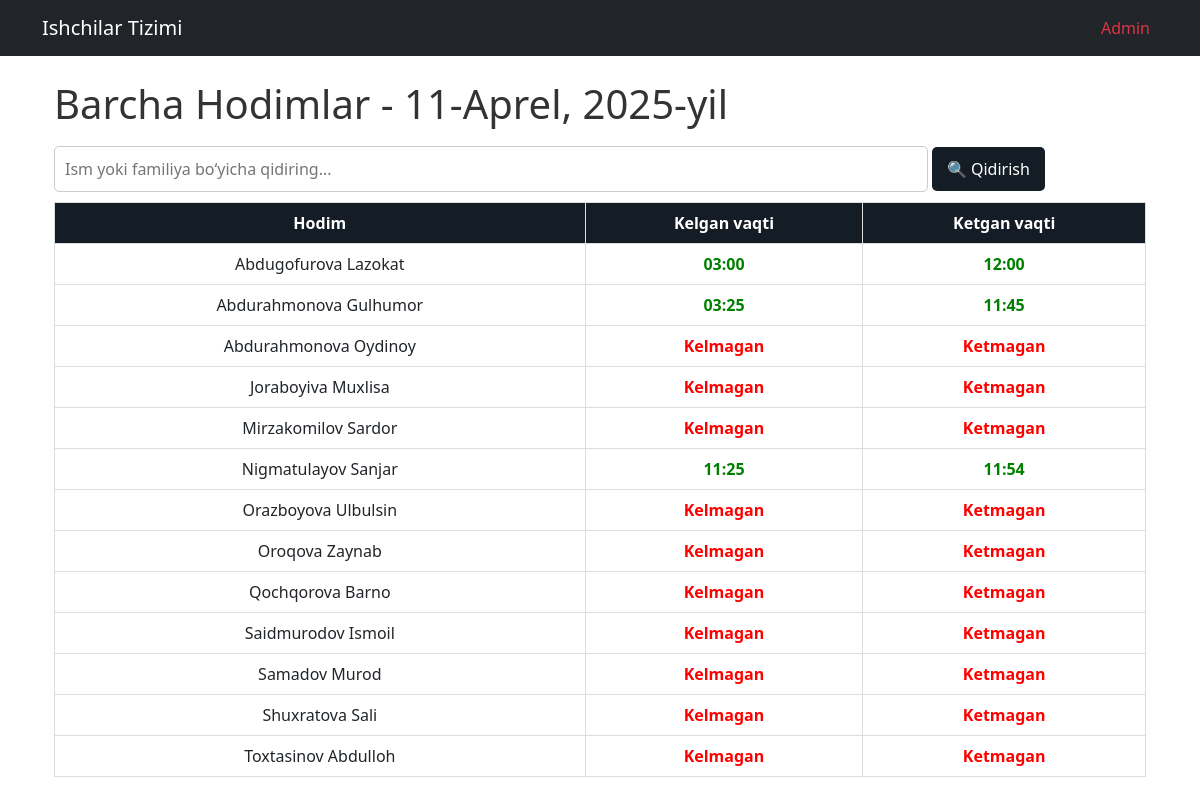
The page / on the database its author committed.
### hodimlar/models.py (models this page shows, shortened)
class Hodim(models.Model):
    first_name = models.CharField(
        max_length=50,
        validators=[RegexValidator(r'^[a-zA-Z\s]+$', "Ism faqat harflardan iborat bo'lishi kerak")]
    )
    last_name = models.CharField(
        max_length=50,
        validators=[RegexValidator(r'^[a-zA-Z\s]+$', "Familiya faqat harflardan iborat bo'lishi kerak")]
    )
    phone_number = models.CharField(
        max_length=13,
        unique=True,
        validators=[RegexValidator(r'^\+998\d{9}$', "Telefon raqami +998 formatida va 9 ta raqamdan iborat bo'lishi kerak")]
    )
    lavozim = models.CharField(
        max_length=50,
        choices=LAVOZIMLAR,
        default='Tikuvchi'  # Agar lavozim tanlanmasa, "Tikuvchi" deb belgilaydi
    )
    birth_date = models.DateField(null=True, blank=True)
    is_active = models.BooleanField(default=True)
    joined_at = models.DateTimeField(auto_now_add=True)
    class Meta:
        constraints = [
            models.UniqueConstraint(
                fields=['first_name', 'last_name', 'phone_number'],
                name='unique_hodim'
            )
        ]
        ordering = ['first_name', 'last_name']
        verbose_name = "Hodim"
        verbose_name_plural = "Hodimlar"

### hodimlar/views.py (the view)
# urls.py: path('', views.barcha_hodimlar, name='barcha_hodimlar'),
def barcha_hodimlar(request):
    query = request.GET.get('q', '')  # Qidiruv so‘rovi
    today = date.today()  # Bugungi sana
    if query:
        hodimlar = Hodim.objects.filter(first_name__icontains=query) | Hodim.objects.filter(last_name__icontains=query)
    else:
        hodimlar = Hodim.objects.all()
    hodimlar_data = []
    for hodim in hodimlar:
        worklog = WorkLog.objects.filter(hodim=hodim, check_in__date=today).first()
        hodimlar_data.append({
            'first_name': hodim.first_name,
            'last_name': hodim.last_name,
            'check_in': worklog.check_in.strftime('%H:%M') if worklog and worklog.check_in else None,
            'check_out': worklog.check_out.strftime('%H:%M') if worklog and worklog.check_out else None,
        })
    return render(request, 'hodimlar/barcha_hodimlar.html', {
        'today': today,
        'query': query,
        'hodimlar_data': hodimlar_data
    })

### hodimlar/templates/hodimlar/barcha_hodimlar.html (shortened to what this page needs)
{% extends 'base.html' %}
{% block content %}
<div class="container">
    <h1> Barcha Hodimlar - {{ today }}</h1>
    <form method="GET">
        <input type="text" name="q" placeholder="Ism yoki familiya bo‘yicha qidiring..." value="{{ query }}">
        <button type="submit">🔍 Qidirish</button>
    </form>
    {% if hodimlar_data %}
    <table>
        <tr>
            <th>Hodim</th>
            <th>Kelgan vaqti</th>
            <th>Ketgan vaqti</th>
        </tr>
        {% for hodim in hodimlar_data %}
        <tr>
            <td>{{ hodim.first_name }} {{ hodim.last_name }}</td>
            <td class="{% if hodim.check_in and hodim.check_out %}green-text{% elif hodim.check_in and not hodim.check_out %}yellow-text{% else %}red-text{% endif %}">
                {% if hodim.check_in %}{{ hodim.check_in }}{% else %}Kelmagan{% endif %}
            </td>
            <td class="{% if hodim.check_out %}green-text{% elif hodim.check_in and not hodim.check_out %}yellow-text{% else %}red-text{% endif %}">
                {% if hodim.check_out %}{{ hodim.check_out }}{% else %}Ketmagan{% endif %}
            </td>
        </tr>
        {% endfor %}
    </table>
    {% else %}
    <p class="no-data">🚫 Hodim topilmadi.</p>
    {% endif %}
</div>
{% endblock %}

### hodimlar/templates/hodimlar/barcha_hodimlar.html (style rules this page uses)
h1 { color: #333; }
input[type="text"] { width: 80%; padding: 10px; margin: 10px 0; border: 1px solid #ccc; border-radius: 5px; }
button { padding: 10px 15px; background: #141c26; color: white; border: none; cursor: pointer; border-radius: 5px; }
table { width: 100%; border-collapse: collapse; margin-top: 20px; margin: auto; }
th, td { border: 1px solid #ddd; padding: 8px; text-align: center; }
th { background: #141c26; color: white; }
.green-text { color: green; font-weight: bold; }
.red-text { color: red; font-weight: bold; }

### rows shown on the page
Hodim: first_name "Abdugofurova", last_name "Lazokat"
Hodim: first_name "Abdurahmonova", last_name "Gulhumor"
Hodim: first_name "Abdurahmonova", last_name "Oydinoy"
Hodim: first_name "Joraboyiva", last_name "Muxlisa"
Hodim: first_name "Mirzakomilov", last_name "Sardor"
Hodim: first_name "Nigmatulayov", last_name "Sanjar"
Hodim: first_name "Orazboyova", last_name "Ulbulsin"
Hodim: first_name "Oroqova", last_name "Zaynab"
Hodim: first_name "Qochqorova", last_name "Barno"
Hodim: first_name "Saidmurodov", last_name "Ismoil"
Hodim: first_name "Samadov", last_name "Murod"
Hodim: first_name "Shuxratova", last_name "Sali"
Hodim: first_name "Toxtasinov", last_name "Abdulloh"

### other values the page prints
{{ hodim.check_in }} "03:00" "03:25" "11:25"
{{ hodim.check_out }} "12:00" "11:45" "11:54"
